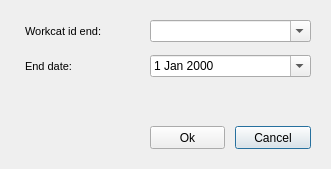
<?xml version="1.0" encoding="UTF-8"?>
<ui version="4.0">
 <class>arc_fusion</class>
 <widget class="QDialog" name="arc_fusion">
  <property name="geometry">
   <rect>
    <x>0</x>
    <y>0</y>
    <width>331</width>
    <height>169</height>
   </rect>
  </property>
  <property name="windowTitle">
   <string>Arc fusion</string>
  </property>
  <widget class="QPushButton" name="btn_cancel">
   <property name="geometry">
    <rect>
     <x>235</x>
     <y>126</y>
     <width>76</width>
     <height>23</height>
    </rect>
   </property>
   <property name="text">
    <string>Cancel</string>
   </property>
  </widget>
  <widget class="QPushButton" name="btn_accept">
   <property name="geometry">
    <rect>
     <x>150</x>
     <y>126</y>
     <width>75</width>
     <height>23</height>
    </rect>
   </property>
   <property name="text">
    <string>Ok</string>
   </property>
  </widget>
  <widget class="QLabel" name="label_workcat_id_end">
   <property name="geometry">
    <rect>
     <x>25</x>
     <y>20</y>
     <width>96</width>
     <height>22</height>
    </rect>
   </property>
   <property name="font">
    <font>
     <pointsize>8</pointsize>
    </font>
   </property>
   <property name="frameShape">
    <enum>QFrame::NoFrame</enum>
   </property>
   <property name="frameShadow">
    <enum>QFrame::Raised</enum>
   </property>
   <property name="text">
    <string>Workcat id end:</string>
   </property>
   <property name="textFormat">
    <enum>Qt::AutoText</enum>
   </property>
   <property name="scaledContents">
    <bool>false</bool>
   </property>
   <property name="margin">
    <number>3</number>
   </property>
  </widget>
  <widget class="QLabel" name="label_enddate">
   <property name="geometry">
    <rect>
     <x>25</x>
     <y>55</y>
     <width>96</width>
     <height>22</height>
    </rect>
   </property>
   <property name="font">
    <font>
     <pointsize>8</pointsize>
    </font>
   </property>
   <property name="frameShape">
    <enum>QFrame::NoFrame</enum>
   </property>
   <property name="frameShadow">
    <enum>QFrame::Raised</enum>
   </property>
   <property name="text">
    <string>End date:</string>
   </property>
   <property name="textFormat">
    <enum>Qt::AutoText</enum>
   </property>
   <property name="scaledContents">
    <bool>false</bool>
   </property>
   <property name="margin">
    <number>3</number>
   </property>
  </widget>
  <widget class="QComboBox" name="workcat_id_end">
   <property name="geometry">
    <rect>
     <x>150</x>
     <y>20</y>
     <width>161</width>
     <height>22</height>
    </rect>
   </property>
   <property name="contextMenuPolicy">
    <enum>Qt::CustomContextMenu</enum>
   </property>
   <property name="editable">
    <bool>true</bool>
   </property>
  </widget>
  <widget class="QDateEdit" name="enddate">
   <property name="geometry">
    <rect>
     <x>150</x>
     <y>55</y>
     <width>161</width>
     <height>22</height>
    </rect>
   </property>
   <property name="calendarPopup">
    <bool>true</bool>
   </property>
  </widget>
 </widget>
 <tabstops>
  <tabstop>workcat_id_end</tabstop>
  <tabstop>enddate</tabstop>
  <tabstop>btn_accept</tabstop>
  <tabstop>btn_cancel</tabstop>
 </tabstops>
 <resources/>
 <connections/>
</ui>
